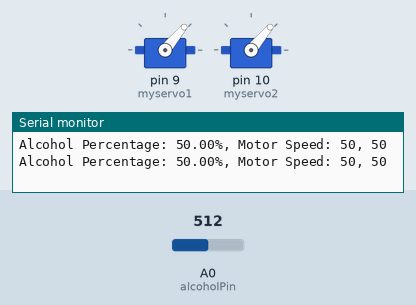
Recording of a sketch running on a simulated Arduino Uno, built with avr-gcc and run on an emulated ATmega328P. Parts: 2 × servo, the last lines printed to the serial monitor. The test bench sets the inputs (shaded band); at power-on: A0 (alcoholPin) = 512.

Above: at 1.8 s.
1.9 s: A0 (alcoholPin) set to 135
3.4 s: A0 (alcoholPin) set to 117
At 4.4 s:
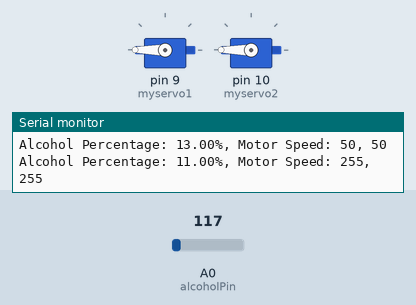
5.5 s: A0 (alcoholPin) set to 306
At 7.2 s:
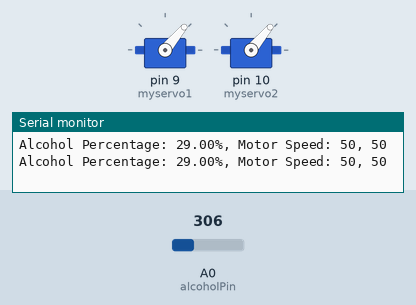
7.5 s: A0 (alcoholPin) set to 122
At 8.9 s:
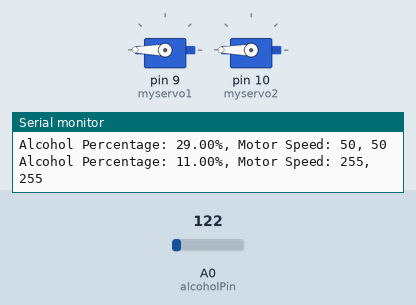
Timing chart, 0 to 10.5 s (numbered marks = the images above; inputs shaded):
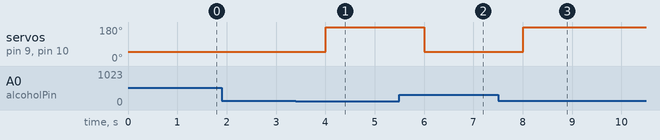

The sketch:

alcohol_detection_and_car_speed_controll_project_.ino
```cpp
//hlw guys amit this side, welcome to my world #use and enjoy

#include <Servo.h> //include the Servo library

Servo myservo1;  //create a servo object
Servo myservo2;  //create another servo object

int alcoholPin = A0; //analog pin for the MQ135 sensor
float alcoholPercentage; //variable to store alcohol percentage
int motorSpeed1 = 255; //initial motor speed for motor 1
int motorSpeed2 = 255; //initial motor speed for motor 2

void setup()
{
  myservo1.attach(9); //attach servo to pin 9
  myservo2.attach(10); //attach servo to pin 10
  Serial.begin(9600); //start serial communication
}

void loop()
{
  int alcoholValue = analogRead(alcoholPin); //read the analog value from MQ135 sensor
  alcoholPercentage = map(alcoholValue, 0, 1023, 0, 100); //convert analog value to percentage

  //Reduce motor speed based on alcohol percentage
  if (alcoholPercentage >= 5 && alcoholPercentage < 10)
  {
    motorSpeed1 = 100; //reduce motor speed
    motorSpeed2 = 100;
  }
  else if (alcoholPercentage >= 12)
  {
    motorSpeed1 = 50; //reduce motor speed
    motorSpeed2 = 50;
  }

  else
  {
    motorSpeed1 = 255; // full speed
    motorSpeed2 = 255;
  }


  myservo1.write(motorSpeed1); //set motor 1 speed
  myservo2.write(motorSpeed2); //set motor 2 speed

  Serial.print("Alcohol Percentage: ");  // Serial monitor display part
  Serial.print(alcoholPercentage);
  Serial.print("%, ");
  Serial.print("Motor Speed: ");
  Serial.print(motorSpeed1);
  Serial.print(", ");
  Serial.println(motorSpeed2);

  delay(1000); //wait for 1 second before reading again
}
```

Measured:
- the behaviour switches between 123 and 122 on A0 (alcoholPin) (found by bisection; images 0 and 1)
- after the input at 3.4 s, servo on pin 9 (myservo1), servo on pin 10 (myservo2): 50° → 180° after 0.61 s
- after the input at 5.5 s, servo on pin 9 (myservo1), servo on pin 10 (myservo2): 180° → 50° after 0.51 s
- after the input at 7.5 s, servo on pin 9 (myservo1), servo on pin 10 (myservo2): 50° → 180° after 0.51 s
